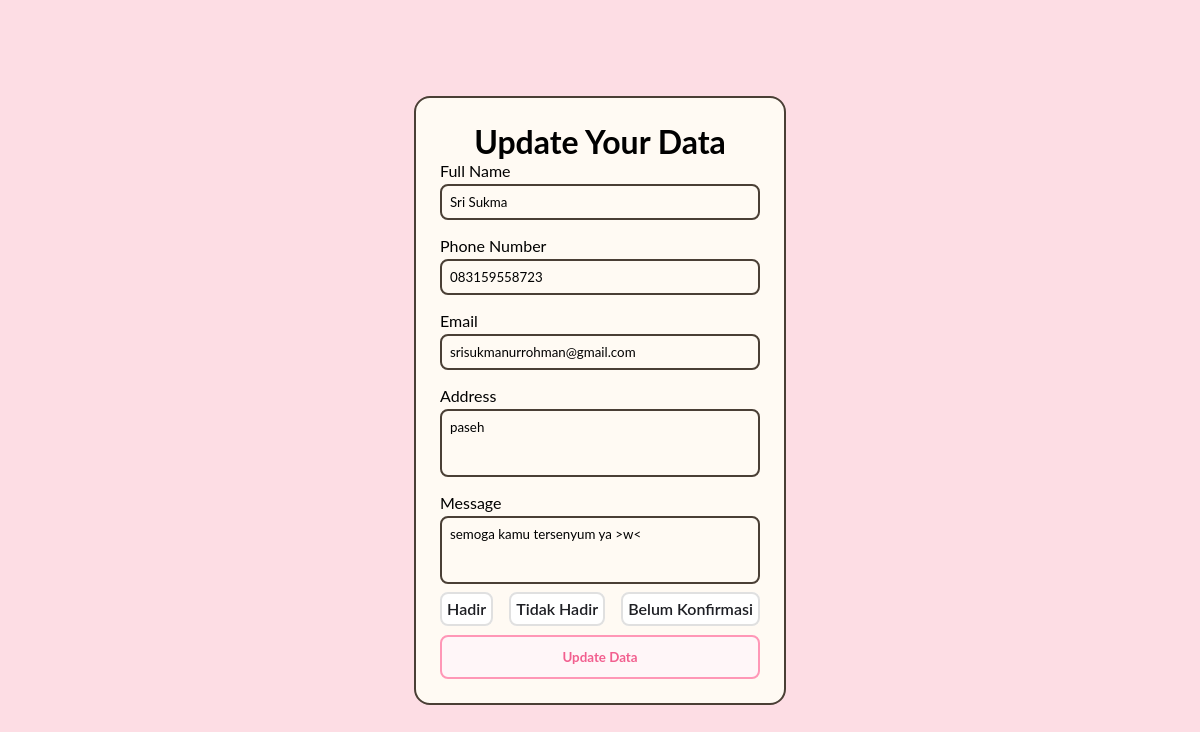
/project-guestbook/edit.php?id=94IW1H1VGHa7, run on the app's committed database.
### tables this page shows
CREATE TABLE `tamu` (
  `id_tamu` varchar(20) NOT NULL,
  `nama_tamu` varchar(100) DEFAULT NULL,
  `no_hp` varchar(16) DEFAULT NULL,
  `alamat` text,
  `ucapan` text,
  `keterangan` enum('hadir','tidak_hadir','belum_konfirmasi') DEFAULT NULL,
  `email` varchar(100) DEFAULT NULL,
  `waktu_datang` datetime NOT NULL
);

### project-guestbook/app/koneksi.php (called while the page is built, shortened)
<?php
$tb_tamu = "tamu";

### project-guestbook/edit.php (the view, shortened to what this page needs)
<?php
include 'app/koneksi.php';
?>
<!DOCTYPE html>
<html>
<head>
</head>
<body>
    <div class="container">
        <div class="hero-input ">
            <div class="hero-title">
                <h1>Update Your Data</h1>
            </div>
            <?php
            $id = $_GET['id'];
            $query = mysqli_query($koneksi, "SELECT * FROM $tb_tamu WHERE id_tamu = '$id'; ");
            while ($data = mysqli_fetch_assoc($query)) {
            ?>
            <form method="POST" class="grid">
                <div class="form-grup">
                    <label for="name">Full Name</label >
                    <input type="text" name="name" value="<?= $data["nama_tamu"]?>" id="name" class="inputs name" placeholder="Enter Your Full Name Here" required />
                </div>
                <div class="form-grup">
                    <label for="phoneNumber">Phone Number</label >
                    <input type="tel" name="phoneNumber" value="<?= $data["no_hp"]?>" id="phoneNumber" class="inputs number" placeholder="Enter Your Number Here" required />
                </div>
                <div class="form-grup">
                    <label for="email">Email</label >
                    <input type="email" name="email" value="<?= $data["email"]?>" id="email" class="inputs email" placeholder="Enter Your Email Here" required />
                </div>
                <div class="form-grup">
                    <label for="address">Address</label >
                    <textarea name="address" id="address" class="inputs address" placeholder="Enter Your Address Here" required><?= $data["alamat"]?></textarea>
                </div>
                <div class="form-grup">
                    <label for="message">Message</label >
                    <textarea name="message" id="message" class="inputs message" placeholder="Enter Your Message Here" required><?= $data["ucapan"]?></textarea>
                </div>
                <div class="form-grup ">
                    <div class="form-radio">
                        <div class="card-radio status-hadir">
                            <label for="status-hadir"> Hadir</label>
                        </div>
                        <div class="card-radio status-tidak_hadir">
                            <label for="status-tidak_hadir"> Tidak Hadir </label>
                        </div>
                        <div class="card-radio status-belum_konfirmasi">
                            <label for="status-belum_konfirmasi"> Belum Konfirmasi </label>
                        </div>
                    </div>
                </div>
                <div class="hero-submit">
                    <button type="submit" name="BtnUpdate" class="btn-update"> Update Data</button>
                </div>
            </form>
            <?php }?>
        </div>
    </div>
</body>
</html>

### data on the page
tamu: name "Sri Sukma", phoneNumber "083159558723", email "srisukmanurrohman@gmail.com", address "paseh", message "semoga kamu tersenyum ya >w<"
